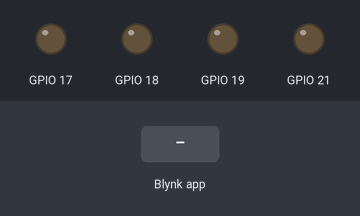
Bench run of a sketch on a simulated ESP32. Shown: output pins drawn as LEDs (lit = HIGH). The inputs (shaded band) are chosen by the test bench. WiFi joins after 1.5 s; servers stay silent unless stated.

Above: at 3.0 s.
3.1 s: Blynk app writes 1 to V0
At 3.7 s:
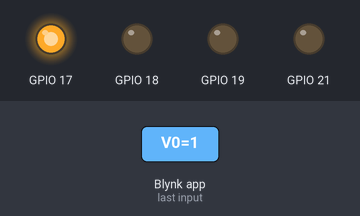
4.6 s: Blynk app writes 200 to V0
At 5.8 s:
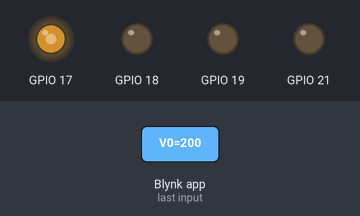
6.1 s: Blynk app writes 1 to V1
At 7.2 s:
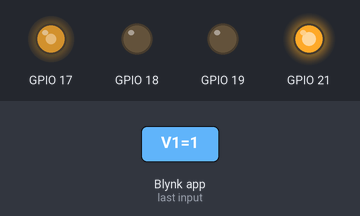
7.6 s: Blynk app writes 0 to V0
At 8.3 s:
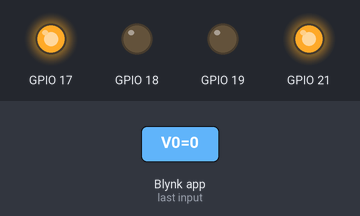
9.1 s: Blynk app writes 200 to V1
At 9.4 s:
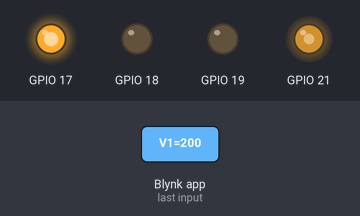
10.6 s: Blynk app writes 200 to V0
At 11.8 s:
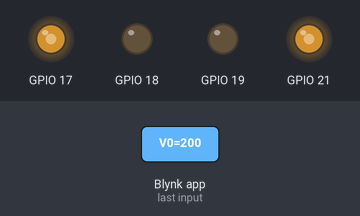
Timing chart, 0 to 13.1 s (numbered marks = the images above; inputs shaded):
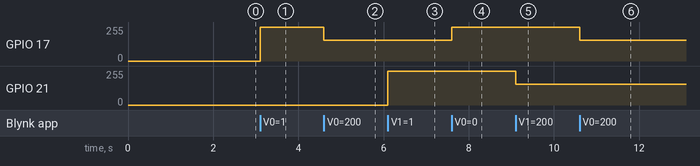

The sketch:

remote_Car.ino
```cpp
#define BLYNK_PRINT Serial

#include <WiFi.h>
#include <WiFiClient.h>
#include <BlynkSimpleEsp32.h>

// You should get Auth Token in the Blynk App.
// Go to the Project Settings (nut icon).
char auth[] = "YOUR_BLYNK_AUTH_TOKEN";

// Your WiFi credentials.
// Set password to "" for open networks.
char ssid[] = "YOUR_WIFI_SSID";
char pass[] = "YOUR_WIFI_PASSWORD";

void setup()
{
  ledcAttachPin(17,1); //назад
  ledcAttachPin(18,2); //вперёд
  ledcAttachPin(19,3); //вправо
  ledcAttachPin(21,4); //влево

  ledcSetup(1, 12000, 10);
  ledcSetup(2, 12000, 10);
  ledcSetup(3, 12000, 10);
  ledcSetup(4, 12000, 10);

  // Debug console
  Serial.begin(115200);

  //Blynk.begin(auth, ssid, pass);
  // You can also specify server:
  //Blynk.begin(auth, ssid, pass, "blynk-cloud.com", 8442);
  Blynk.begin(auth, ssid, pass, IPAddress(1,1,1,1), 8442);
}

void loop()
{
  Blynk.run();
  // You can inject your own code or combine it with other sketches.
  // Check other examples on how to communicate with Blynk. Remember
  // to avoid delay() function!
}

BLYNK_WRITE(V0) //вперёд - назад
{
  int x;
  int rawX = param.asInt();
  if (rawX == 512) {
    ledcWrite(1, 0);
    ledcWrite(2, 0);
  }
  else if (rawX>512) {
    x = map (rawX, 513, 1023, 0, 1023);
    ledcWrite(2, x);
    ledcWrite(1, 0);
  }
    else if (rawX<512) {
    x = map (rawX, 511, 0, 0, 1023);
    ledcWrite(2, 0);
    ledcWrite(1, x);
  }
}

BLYNK_WRITE(V1) //влево - вправо
{
  int y;
  int rawY = param.asInt();
  if (rawY == 512) {
    ledcWrite(3, 0);
    ledcWrite(4, 0);
  }
  else if (rawY>512) {
    y = map (rawY, 513, 1023, 0, 1023);
    ledcWrite(3, y);
    ledcWrite(4, 0);
  }
    else if (rawY<512) {
    y = map (rawY, 511, 0, 0, 1023);
    ledcWrite(3, 0);
    ledcWrite(4, y);
  }

}
```

Measured:
- after the input at 3.1 s, GPIO 17: 0/255 → 254/255 at once
- after the input at 4.6 s, GPIO 17: 254/255 → 155/255 at once
- after the input at 6.1 s, GPIO 21: 0/255 → 254/255 at once
- after the input at 7.6 s, GPIO 17: 155/255 → 255/255 at once
- after the input at 9.1 s, GPIO 21: 254/255 → 155/255 at once
- after the input at 10.6 s, GPIO 17: 255/255 → 155/255 at once
